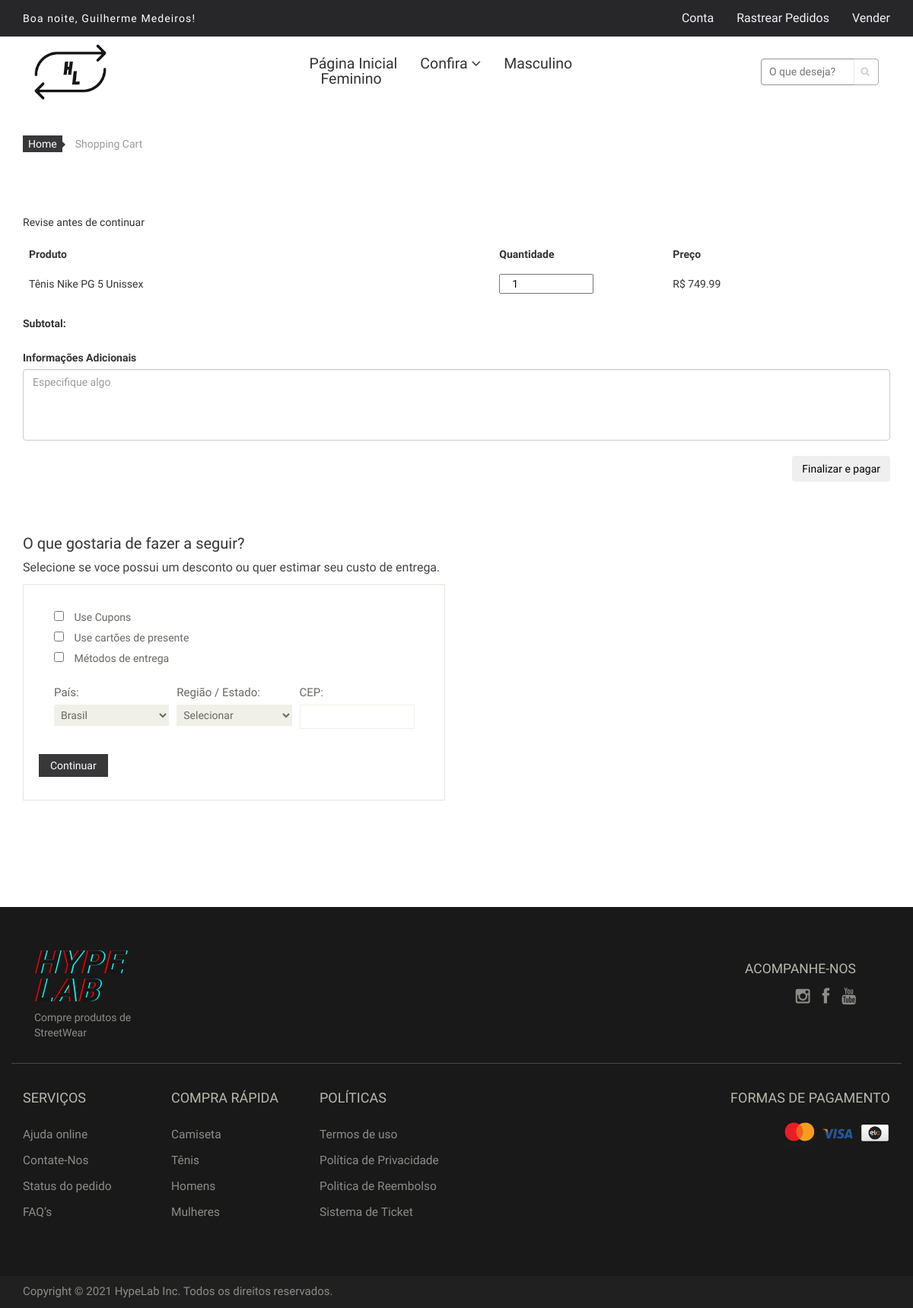
The app's page /cart/14 (signed in) with its own data.
### tables this page shows
CREATE TABLE `clientes` (
  `id` int(11) NOT NULL,
  `nome` varchar(200) NOT NULL,
  `email` varchar(200) NOT NULL,
  `telefone` varchar(200) NOT NULL,
  `senha` varchar(200) NOT NULL,
  `endereco` varchar(200) NOT NULL,
  `numero` int(11) NOT NULL,
  `complemento` varchar(200) NOT NULL,
  `cep` varchar(200) NOT NULL,
  `bairro` varchar(200) NOT NULL,
  `cidade` varchar(200) NOT NULL,
  `estado` varchar(200) NOT NULL,
  `isadmin` int(11) NOT NULL DEFAULT 0,
  `genero` varchar(15) DEFAULT NULL,
  `created_at` datetime DEFAULT NULL
);

CREATE TABLE `produtos` (
  `id` int(11) NOT NULL,
  `nome` varchar(200) NOT NULL,
  `foto` varchar(200) NOT NULL,
  `tipo_fatura` int(11) NOT NULL,
  `estoque` int(11) NOT NULL,
  `preco` decimal(10,2) NOT NULL,
  `categoria` varchar(200) NOT NULL,
  `detalhes` text NOT NULL,
  `idVendedor` int(11) DEFAULT NULL,
  `publicado_em` datetime DEFAULT NULL,
  `alterado_em` datetime DEFAULT NULL,
  `genero` varchar(3) DEFAULT NULL
);

### pags/php/cart.php (called while the page is built)
<?php
    include('components/header-component.php');
    include('components/cart.php');
?>
<?php include('components/footer-component.php'); ?>

### components/cart.php (the view, shortened to what this page needs)
<section id="cart_items">
    <div class="container">
        <div class="breadcrumbs">
            <ol class="breadcrumb">
                <li><a href="#">Home</a></li>
                <li class="active">Shopping Cart</li>
            </ol>
        </div>
        <div class="table-responsive cart_info" style="border: none;">
<?php
  $produtos = new produtos($explode['1']);
  $produtos ->produtos_vefica_login();
?>
<form method="POST">
    <div class="r-description">
        Revise antes de continuar
    </div>
    <div class="table-responsive">
        <table class="table">
            <tr>
                <th id="remove">Produto</th>
                <th id="remove" width="20%">Quantidade</th>
                <th id="remove">Preço</th>
            </tr>
            <?php $produtos->produtos_verificaEstoque();?>
            <tr>
                <td><?php echo $produtos->nome;?></td>
                <td align="center"><input type="number" id="quantity" min="1" max="<?php $produtos->produtos_getMax();?>" class="col-sm-7" value="1"></td>
                <td>R$ <?php echo $produtos->preco;?></td>
            </tr>
        </table>
    </div>
    <div class="float-right">
        <div class="form-inline">
        <label class="my-1 mr-2">Subtotal:</label>
        <input type="text" name="subtotal" readonly class="custom-select my-1 mr-sm-2" id="subtotal" style="border: none;">
    </div>
    <br>
    <label>Informações Adicionais</label>
    <textarea class="form-control" name="detalhes" rows="4" placeholder="Especifique algo"></textarea>
    <br>
    <p align="right"><input type="submit" value="Finalizar e pagar" class="btn btn-outline-success"></p>
</form>
            </div>
        </div>
</section>
<section id="do_action">
    <div class="container">
        <div class="heading">
            <h3>O que gostaria de fazer a seguir?</h3>
            <p>Selecione se voce possui um desconto ou quer estimar seu custo de entrega.</p>
        </div>
        <div class="row">
            <div class="col-sm-6">
                <div class="chose_area">
                    <ul class="user_option">
                        <li>
                            <input type="checkbox">
                            <label>Use Cupons</label>
                        </li>
                        <li>
                            <input type="checkbox">
                            <label>Use cartões de presente</label>
                        </li>
                        <li>
                            <input type="checkbox">
                            <label>Métodos de entrega</label>
                        </li>
                    </ul>
                    <ul class="user_info">
                        <li class="single_field">
                            <label>País:</label>
                            <select>
                                <option>Brasil</option>
                            </select>
                        </li>
                        <li class="single_field">
                            <label>Região / Estado:</label>
                            <select>
                                <option>Selecionar</option>
                            </select>
                        </li>
                        <li class="single_field zip-field">
                            <label>CEP:</label>
                            <input type="text">
                        </li>
                    </ul>
                    <a class="btn btn-default check_out" href="">Continuar</a>
                </div>
            </div>
        </div>
    </div>
</section>

### lib/classes.php (shortened to what this page needs)
<?php
	trait db{
		public static function pdo(){
			$db_host = db_host;
			$db_nome = db_nome;
			$db_usuario = db_usuario;
			$db_senha = db_senha;
			try{
				return $pdo = new PDO("mysql:host={$db_host};dbname={$db_nome}", $db_usuario, $db_senha);
			}catch(PDOException $e){
				echo "Erro ao conectar-se: ".$e->getMessage();
				exit();
			}
		}
	}
	class website{
		public static function website_paginacao(){
			$url = (isset($_GET['pagina'])) ? $_GET['pagina'] : 'inicio';
			$explode = explode('/', $url);
			$dir = 'pags/php/';
			$ext = '.php';
			if(file_exists($dir.$explode['0'].$ext)){
				include($dir.$explode['0'].$ext);
			}else{
				include('pags/php/404.php');
			}
		}
        public static function website_navTop(){
			if(isset($_SESSION['userEmail'])){
				$clientes = new clientes();
				echo "
					<div class='contactinfo'>
							<ul class='nav nav-pills'>
									<li><a href='me'><span id='contact-message'>Olá</span>, ". $clientes->nome ."!</a></li>
							</ul>
					</div>
				";
			}
		}
		public static function website_navLogin(){
			if(isset($_SESSION['userEmail'])){
				$htmlNavLogin = "
					<li class='dropdown'><a href='#'>Conta</a>
						<ul role='menu' class='sub-menu account-menu'>
							<li><a href='me'>Dados Cadastrais</a></li>
							<li><a href='pedidos'>Meus pedidos</a></li>
							<li><a href='faturas'>Minhas Faturas</a></li>
							<li><a href='sair'>Sair da Conta</a></li>
						</ul>
					</li>
					<li><a href='https://www2.correios.com.br/sistemas/rastreamento/default.cfm'>Rastrear Pedidos</a></li>
				";
				if (isset($_SESSION['isVendedor']) && $_SESSION['isVendedor']) {
					$htmlNavLogin .= "
						<li class='dropdown'><a href='#'>Gerenciar</a>
							<ul role='menu' class='sub-menu account-menu'>
								<li><a href='cadastrar-produto-vendedor'>Cadastrar Produto</a></li>
								<li><a href='gerenciar-produtos-vendedor'>Gerenciar Produtos</a></li>
								<li><a href='gerenciar-vendas-vendedor'>Gerenciar Vendas</a></li>
							</ul>
						</li>
					";
				} else {
					$htmlNavLogin .= "<li><a href='entrar-como-vendedor'>Vender</a></li>";
				}
				echo $htmlNavLogin;
			} else {
				echo "
						<li><a href='enter'>Entrar</a></li>
						<li><a href='https://www2.correios.com.br/sistemas/rastreamento/default.cfm'>Rastrear Pedidos</a></li>
						<li><a href='entrar-como-vendedor'>Vender</a></li>
				";
			}
		}
	}
	class clientes{
		public function __construct(){
			if(isset($_SESSION['userEmail'])){
				$this->clientes_updatesInfos();
			}
		}
		public function clientes_updatesInfos(){
			$email = $_SESSION['userEmail'];
			try{
				$pdo = db::pdo();
				$stmt = $pdo->prepare("SELECT * FROM clientes WHERE email = :email");
				$stmt->execute([':email' => $email]);
				$dados = $stmt->fetch(PDO::FETCH_ASSOC);
				$this->nome = $dados['nome'];
			}catch(PDOException $e){
				return $e->getMessage();
			}
		}
	}
	class produtos{
		public $estoque;
	public function __construct($id){
		$this->produtos_setInfos($id);
	}
	public function produtos_setInfos($id){
		if(isset($id)){
			$pdo = db::pdo();
			$stmt = $pdo->prepare("SELECT * FROM produtos WHERE id = :id");
			$stmt->execute([':id' => $id]);
			$total = $stmt->rowCount();
			if($total > 0){
				$dados = $stmt->fetch(PDO::FETCH_ASSOC);
				$this->nome = $dados['nome'];
				$this->estoque = $dados['estoque'];
				$this->preco = $dados['preco'];
			}
		}
	}
	public function produtos_getMax(){
		switch ($this->estoque) {
			default:
				echo $this->estoque;
			break;
		}
	}
}
?>

### css/main.css (style rules this page uses)
html { width: 100% !important; }
body { width: 100% !important; font-family: 'Gemunu Libre', sans-serif; position: relative; font-weight: 400px; }
ul li { list-style: none; }
a { -webkit-transition: 300ms; transition: 300ms; }
h1, h2, h3, h4, h5, h6 { font-family: 'Gemunu Libre', sans-serif; }
.contactinfo ul li:first-child { margin-left: -15px; }
.contactinfo ul li a { font-size: 14px; color: #ffffff; font-family: 'Gemunu Libre', sans-serif; letter-spacing: 1.1px; }
.shop-menu ul li { display: inline-block; padding-left: 15px; padding-right: 15px; }
.shop-menu ul li:last-child { padding-right: 0; }
.shop-menu ul li a { color: #f2f3fa; font-family: 'Gemunu Libre', sans-serif; font-size: 16px; font-weight: 300; padding: 0; padding-right: 0; margin-top: 10px; }
.r-description { margin-bottom: 14px; }
#do_action { margin-bottom: 50px; }
.breadcrumbs { position: relative; }
.breadcrumbs .breadcrumb { background: transparent; margin-bottom: 75px; padding-left: 0; }
.breadcrumbs .breadcrumb li a { background: #38383a; color: #FFFFFF; padding: 3px 7px; }
.breadcrumbs .breadcrumb li a:after { content: ""; height: auto; width: auto; border-width: 8px; border-style: solid; border-color: transparent transparent transparent #38383a; position: absolute; top: 11px; left: 48px; }
.breadcrumbs .breadcrumb>li+li:before { content: " "; }
#cart_items .cart_info { border: 1px solid #E6E4DF; margin-bottom: 50px }
.cart_info table tr td { border-top: 0 none; vertical-align: inherit; margin-right: 5px; }
#remove { border: none !important; }
.heading h3 { color: #363432; font-size: 20px; font-family: 'Gemunu Libre', sans-serif; }
.heading p { color: #434343; font-size: 16px; font-weight: 300; }
#do_action .total_area, #do_action .chose_area { border: 1px solid #E6E4DF; color: #696763; padding: 30px 25px 30px 0; margin-bottom: 80px; }
.user_option label { color: #696763; font-weight: normal; margin-left: 10px; }
.user_info { display: block; margin-bottom: 15px; margin-top: 20px; overflow: hidden; }
.user_info label { color: #696763; display: block; font-size: 15px; font-weight: normal; }
.user_info .single_field { width: 31% }
.user_info .single_field.zip-field input { background: transparent; border: 1px solid#F0F0E9 }
.user_info>li { float: left; margin-right: 10px }
.user_info input, select, textarea { background: #F0F0E9; border: 0; color: #696763; padding: 5px; width: 100%; border-radius: 0; resize: none }
.update, .check_out { background: #38383a; border-radius: 0; color: #FFFFFF; margin-top: 18px; border: none; padding: 5px 15px; }
.check_out { margin-left: 20px }

### records on screen
clientes: nome "Guilherme Medeiros"
produtos: nome "Tênis Nike PG 5 Unissex", estoque "1", preco "749.99"
